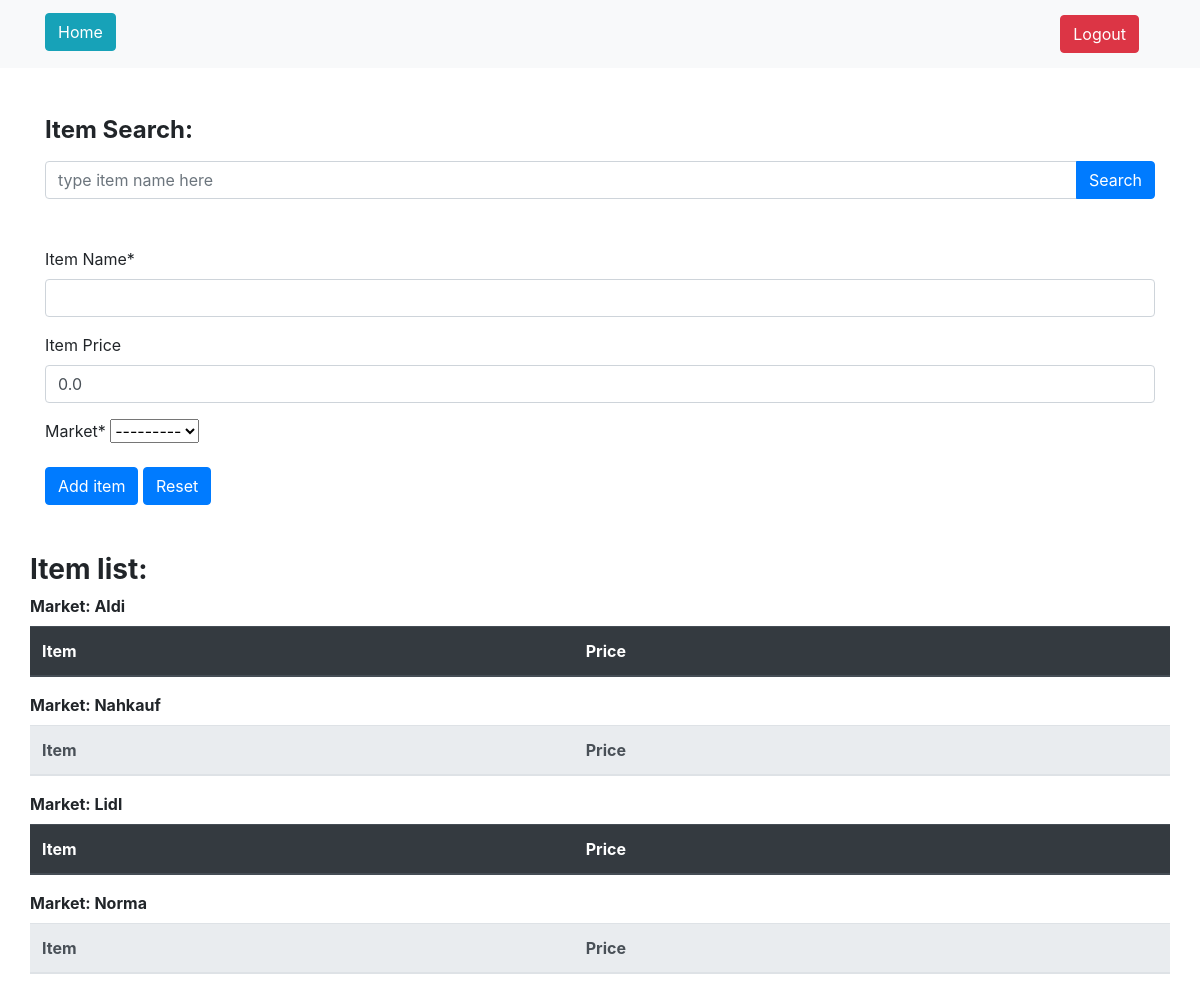
The page /createItem/ (signed in) on the database as committed earlier.
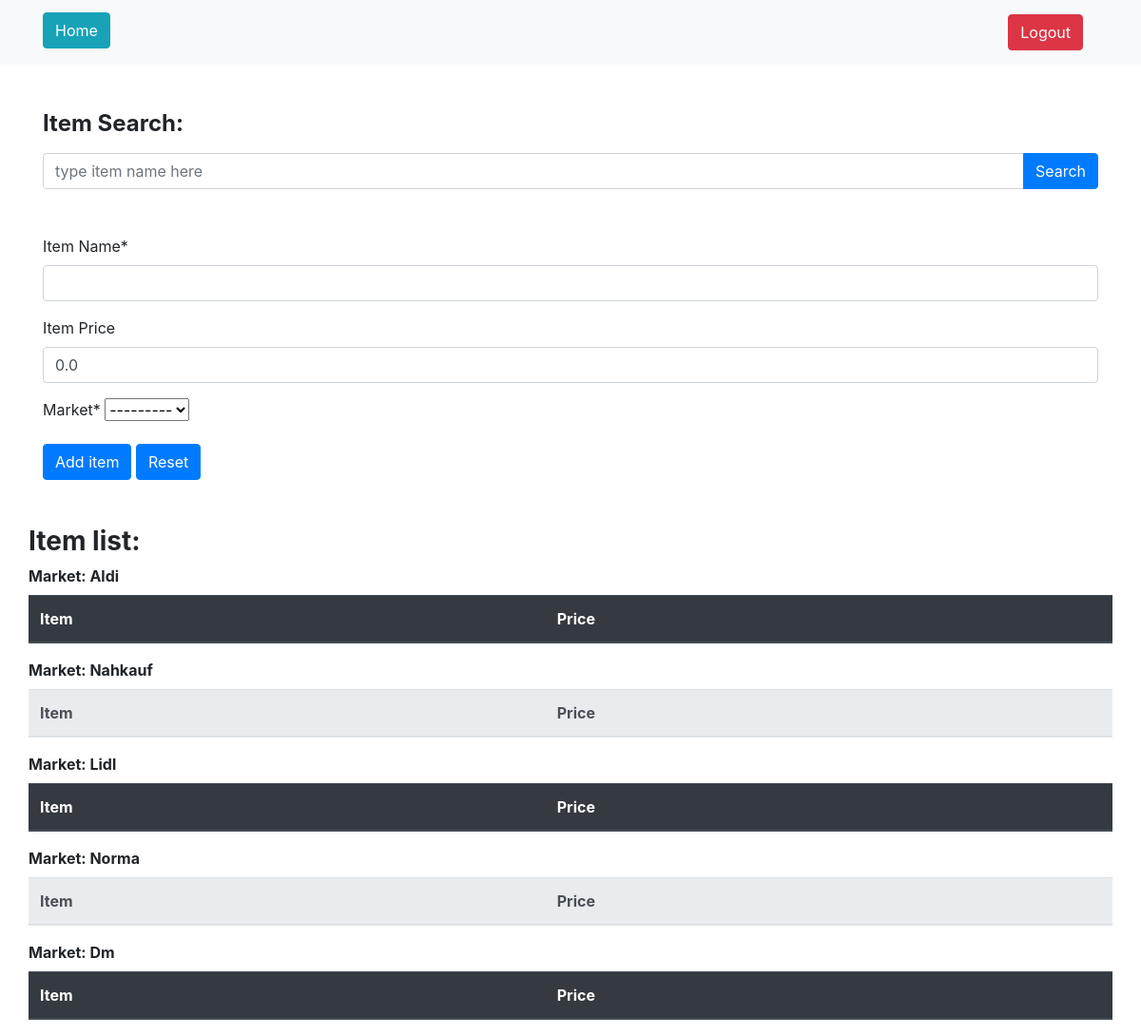
The same page on the database as committed later.
### calculator/models.py (models this page shows)
class MarketCreatedModel(models.Model):
    name = models.CharField(max_length=100, null=True)
    distance = models.PositiveIntegerField(null=True)
    favorite = models.BooleanField(null=True, default= False)
    user_id = models.ForeignKey(User, null=True, on_delete=models.CASCADE)
    def __str__(self):
        return f'{self.name.title()}'

### calculator/views.py (the view, shortened to what this page needs)
# urls.py: path('createItem/', views.CreateItemView.as_view(), name='create_item'),
@method_decorator(login_required, name='dispatch')
class CreateItemView(View):
    template_name = 'itemCreation.html'
    form_class = CreateNewItemForm
    context = {}
    def get_context_data(self, **kwargs):
        list_of_markets = []
        list_of_items = {}
        try:
            list_of_markets = MarketCreatedModel.objects.filter(
                user_id=self.request.user.id)
            for market in list_of_markets:
                list_of_items[market.name] = ItemCreatedModel.objects.filter(
                    market_id=list_of_markets[market.id])
        except IndexError:
            pass
        self.context['list_of_markets'] = list_of_markets
        return self.context
    def get(self, request, *args, **kwargs):
        form = self.form_class(request.user, initial={'price': 0.00})
        context = self.get_context_data()
        context['form'] = form
        return render(request, self.template_name, context=context)

### calculator/forms.py
class CreateNewItemForm(forms.ModelForm):
    class Meta:
        model = ItemCreatedModel
        fields = ('name', 'price', 'market_id')
        labels = {
            'name': 'Item Name',
            'price': 'Item Price',
            'market_id': 'Market',
        }
    def __init__(self, user, *args, **kwargs):
        super(CreateNewItemForm, self).__init__(*args, **kwargs)
        self.fields['market_id'].queryset = MarketCreatedModel.objects.filter(
            user_id=user.id)
        self.fields['price'].widget.attrs['min'] = Decimal('0.00')

### calculator/templates/itemCreation.html (shortened to what this page needs)
{% extends "base.html" %}
{% load crispy_forms_tags %}
{% block content %}
    <div class="container mt-5">
        <label for="itemSearch">
            <h4>
                <strong>Item Search:</strong>
            </h4>
        </label>
        <div class="input-group">
            <input type="text"
                   class="form-control"
                   placeholder="type item name here"
                   aria-label="Item name to be searched on Item database"
                   aria-describedby="button-addon4">
            <div class="input-group-append" id="button-addon4">
                <button class="btn btn-primary" type="button">Search</button>
            </div>
        </div>
    </div>
    <div class="container mt-5">
        <div class="row">
            <div class="col-md-12">
                <form method="POST">
                    {{ form|crispy }}
                    <button class="btn btn-primary" type="submit" name='saveItem'>Add item</button>
                    <button class="btn btn-primary" type="submit" name='resetItem'>Reset</button>
                </form>
            </div>
        </div>
    </div>
    <div class="container mt-5">
        <div class="row">
            <h3>
                <strong>Item list:</strong>
            </h3>
    </div>
    <div class="row">
        {% for market in list_of_markets %}
            <table class="table">
                {% if not forloop.counter|divisibleby:2 %}
                    <thead class="thead-dark">
                {% else %}
                    <thead class="thead-light">
                {% endif %}
                        <label for="itemListMarket">
                            <strong>Market: {{ market.name|title }}</strong>
                        </label>
                        <tr>
                            <th scope="col">Item</th>
                            <th scope="col">Price</th>
                        </tr>
                    </thead>
                </table>
            {% endfor %}
        </div>
    {% endblock content %}

Rows that differ between the two databases and show on the page:
added MarketCreatedModel: name "Dm"
